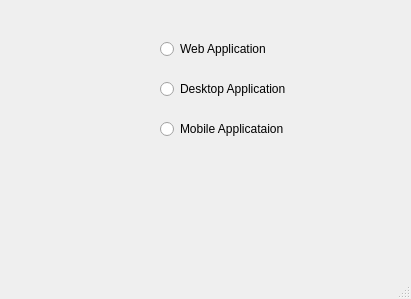
<?xml version="1.0" encoding="UTF-8"?>
<ui version="4.0">
 <class>MainWindow</class>
 <widget class="QMainWindow" name="MainWindow">
  <property name="geometry">
   <rect>
    <x>0</x>
    <y>0</y>
    <width>411</width>
    <height>299</height>
   </rect>
  </property>
  <property name="windowTitle">
   <string>MainWindow</string>
  </property>
  <widget class="QWidget" name="centralwidget">
   <widget class="QRadioButton" name="radioButton">
    <property name="geometry">
     <rect>
      <x>160</x>
      <y>30</y>
      <width>171</width>
      <height>38</height>
     </rect>
    </property>
    <property name="text">
     <string>Web Application</string>
    </property>
   </widget>
   <widget class="QRadioButton" name="radioButton_2">
    <property name="geometry">
     <rect>
      <x>160</x>
      <y>70</y>
      <width>171</width>
      <height>38</height>
     </rect>
    </property>
    <property name="text">
     <string>Desktop Application</string>
    </property>
   </widget>
   <widget class="QRadioButton" name="radioButton_3">
    <property name="geometry">
     <rect>
      <x>160</x>
      <y>110</y>
      <width>231</width>
      <height>38</height>
     </rect>
    </property>
    <property name="text">
     <string>Mobile Applicataion</string>
    </property>
   </widget>
   <widget class="QLabel" name="label">
    <property name="geometry">
     <rect>
      <x>80</x>
      <y>150</y>
      <width>271</width>
      <height>31</height>
     </rect>
    </property>
    <property name="font">
     <font>
      <family>Segoe UI Black</family>
      <pointsize>10</pointsize>
      <weight>75</weight>
      <bold>true</bold>
     </font>
    </property>
    <property name="text">
     <string/>
    </property>
    <property name="alignment">
     <set>Qt::AlignCenter</set>
    </property>
   </widget>
  </widget>
  <widget class="QMenuBar" name="menubar">
   <property name="geometry">
    <rect>
     <x>0</x>
     <y>0</y>
     <width>411</width>
     <height>22</height>
    </rect>
   </property>
  </widget>
  <widget class="QStatusBar" name="statusbar"/>
 </widget>
 <resources/>
 <connections/>
</ui>
